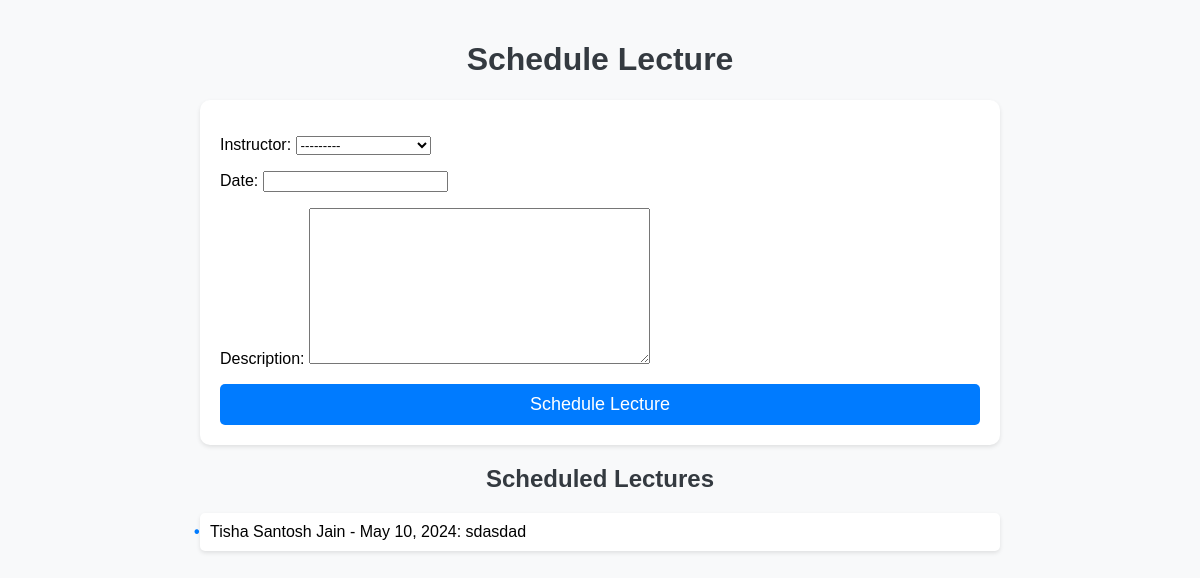
Screenshot of /schedule_lecture/1/ with the database file from the repository.
### myapp/models.py (models this page shows)
class ScheduledLecture(models.Model):
    instructor = models.ForeignKey(Instructor, on_delete=models.CASCADE)
    course = models.ForeignKey(Course, on_delete=models.CASCADE)
    date = models.DateField()
    description = models.TextField()
    class Meta:
        unique_together = ['instructor', 'date']  # Ensures each instructor can only have one lecture per day

class Instructor(models.Model):
    name = models.CharField(max_length=100)
    phone_number = models.CharField(max_length=20, default='')
    email = models.EmailField(default='')
    department = models.CharField(max_length=100, default='')
    password = models.CharField(max_length=100, default='')
    def __str__(self):
        return self.name

### myapp/views.py (the view)
# urls.py: path('schedule_lecture/<int:course_id>/', views.schedule_lecture, name='schedule_lecture'),
def schedule_lecture(request, course_id):
    course = Course.objects.get(pk=course_id)
    scheduled_lectures = ScheduledLecture.objects.filter(course_id=course_id)
    if request.method == 'POST':
        form = ScheduledLectureForm(request.POST)
        if form.is_valid():
            scheduled_lecture = form.save(commit=False)
            existing_lecture = ScheduledLecture.objects.filter(
                instructor=scheduled_lecture.instructor,
                date=scheduled_lecture.date
            ).exclude(course_id=course_id).exists()
            if existing_lecture:
                form.add_error('date', 'This instructor is already scheduled for another lecture on the same date.')
            else:
                scheduled_lecture.course = course
                scheduled_lecture.save()
                return redirect('schedule_lecture', course_id=course_id)
    else:
        form = ScheduledLectureForm()
    return render(request, 'schedule_lecture.html', {'form': form, 'scheduled_lectures': scheduled_lectures})

### myapp/forms.py
class ScheduledLectureForm(forms.ModelForm):
    class Meta:
        model = ScheduledLecture
        fields = ['instructor', 'date', 'description']

### myapp/templates/schedule_lecture.html (shortened to what this page needs)
<!DOCTYPE html>
<html lang="en">
<head>
    <link rel="stylesheet" href="//code.jquery.com/ui/1.12.1/themes/base/jquery-ui.css">
</head>
<body>
    <div class="container">
        <h1>Schedule Lecture</h1>
        <form method="post">
            {{ form.as_p }}
            <button type="submit">Schedule Lecture</button>
        </form>
        <h2>Scheduled Lectures</h2>
        <ul>
            {% for lecture in scheduled_lectures %}
                <li>{{ lecture.instructor }} - {{ lecture.date }}: {{ lecture.description }}</li>
            {% empty %}
                <li class="empty-state">No scheduled lectures</li>
            {% endfor %}
        </ul>
    </div>
</body>
</html>

### myapp/templates/schedule_lecture.html (style rules this page uses)
body { font-family: Arial, sans-serif; background-color: #f8f9fa; margin: 0; padding: 0; }
.container { max-width: 800px; margin: 0 auto; padding: 20px; }
h1, h2 { text-align: center; color: #343a40; }
form { background-color: #ffffff; border-radius: 10px; padding: 20px; box-shadow: 0 2px 4px rgba(0, 0, 0, 0.1); margin-bottom: 20px; }
form button[type="submit"] { width: 100%; padding: 10px; background-color: #007bff; color: #ffffff; border: none; border-radius: 5px; cursor: pointer; font-size: 18px; transition: background-color 0.3s ease; }
ul { list-style-type: none; padding: 0; margin: 0; }
li { background-color: #ffffff; border-radius: 5px; padding: 10px; margin-bottom: 10px; box-shadow: 0 2px 4px rgba(0, 0, 0, 0.1); }
li::before { content: "\2022"; color: #007bff; font-weight: bold; display: inline-block; width: 1em; margin-left: -1em; }

### rows the page displays
ScheduledLecture: instructor "Tisha Santosh Jain", date "May 10, 2024", description "sdasdad"
